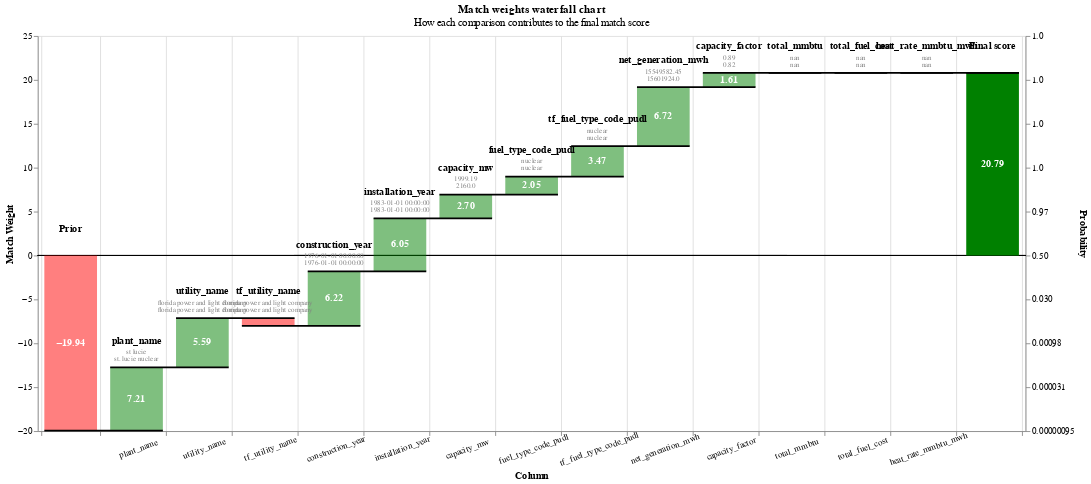

The notebook cell this image was saved under:
### Code cell
rec_true = sorted_preds_df[(sorted_preds_df.record_id_r == incorrect_matches.iloc[i].record_id_r) & (sorted_preds_df.record_id_l == incorrect_matches.iloc[i].record_id_l_true)]
rec_true = rec_true.to_dict(orient="records")
linker.waterfall_chart(rec_true, filter_nulls=False)

### Figure 1 — Vega-Lite specification as saved in the notebook (floating-point values rounded to 4 significant figures)
{"config": {"view": {"continuousWidth": 400, "continuousHeight": 300}}, "layer": [{"layer": [{"mark": "rule", "encoding": {"color": {"value": "black"}, "size": {"value": 0.5}, "y": {"field": "zero", "type": "quantitative"}}}, {"mark": {"type": "bar", "width": 60}, "encoding": {"color": {"condition": {"test": "(datum.log2_bayes_factor < 0)", "value": "red"}, "value": "green"}, "opacity": {"condition": {"test": "datum.column_name == 'Prior match weight' || datum.column_name == 'Final score'", "value": 1}, "value": 0.5}, "tooltip": [{"field": "column_name", "title": "Comparison column", "type": "nominal"}, {"field": "value_l", "title": "Value (L)", "type": "nominal"}, {"field": "value_r", "title": "Value (R)", "type": "nominal"}, {"field": "label_for_charts", "title": "Label", "type": "ordinal"}, {"field": "sql_condition", "title": "SQL condition", "type": "nominal"}, {"field": "comparison_vector_value", "title": "Comparison vector value", "type": "nominal"}, {"field": "bayes_factor", "format": ",.4f", "title": "Bayes factor = m/u", "type": "quantitative"}, {"field": "log2_bayes_factor", "format": ",.4f", "title": "Match weight = log2(m/u)", "type": "quantitative"}, {"field": "prob", "format": ".4f", "title": "Cumulative match probability", "type": "quantitative"}, {"field": "bayes_factor_description", "title": "Match weight description", "type": "nominal"}], "x": {"axis": {"grid": true, "labelAlign": "center", "labelAngle": -20, "labelExpr": "datum.value == 'Prior' || datum.value == 'Final score' ? '' : datum.value", "labelPadding": 10, "tickBand": "extent", "title": "Column"}, "field": "column_name", "sort": {"field": "bar_sort_order", "order": "ascending"}, "type": "nominal"}, "y": {"axis": {"grid": false, "orient": "left", "title": "Match Weight"}, "field": "previous_sum", "type": "quantitative"}, "y2": {"field": "sum"}}}, {"mark": {"type": "text", "fontWeight": "bold"}, "encoding": {"color": {"value": "white"}, "text": {"condition": {"test": "abs(datum.log2_bayes_factor) > 1", "field": "log2_bayes_factor", "format": ".2f", "type": "nominal"}, "value": ""}, "x": {"axis": {"labelAngle": -20, "title": "Column"}, "field": "column_name", "sort": {"field": "bar_sort_order", "order": "ascending"}, "type": "nominal"}, "y": {"axis": {"orient": "left"}, "field": "center", "type": "quantitative"}}}, {"mark": {"type": "text", "baseline": "bottom", "dy": -25, "fontWeight": "bold"}, "encoding": {"color": {"value": "black"}, "text": {"field": "column_name", "type": "nominal"}, "x": {"axis": {"labelAngle": -20, "title": "Column"}, "field": "column_name", "sort": {"field": "bar_sort_order", "order": "ascending"}, "type": "nominal"}, "y": {"field": "sum_top", "type": "quantitative"}}}, {"mark": {"type": "text", "baseline": "bottom", "dy": -13, "fontSize": 8}, "encoding": {"color": {"value": "grey"}, "text": {"field": "value_l", "type": "nominal"}, "x": {"axis": {"labelAngle": -20, "title": "Column"}, "field": "column_name", "sort": {"field": "bar_sort_order", "order": "ascending"}, "type": "nominal"}, "y": {"field": "sum_top", "type": "quantitative"}}}, {"mark": {"type": "text", "baseline": "bottom", "dy": -5, "fontSize": 8}, "encoding": {"color": {"value": "grey"}, "text": {"field": "value_r", "type": "nominal"}, "x": {"axis": {"labelAngle": -20, "title": "Column"}, "field": "column_name", "sort": {"field": "bar_sort_order", "order": "ascending"}, "type": "nominal"}, "y": {"field": "sum_top", "type": "quantitative"}}}]}, {"mark": {"type": "rule", "color": "black", "strokeWidth": 2, "x2Offset": 30, "xOffset": -30}, "encoding": {"x": {"axis": {"labelAngle": -20, "title": "Column"}, "field": "column_name", "sort": {"field": "bar_sort_order", "order": "ascending"}, "type": "nominal"}, "x2": {"field": "lead"}, "y": {"axis": {"labelExpr": "format(1 / (1 + pow(2, -1*datum.value)), '.2r')", "orient": "right", "title": "Probability"}, "field": "sum", "scale": {"zero": false}, "type": "quantitative"}}}], "data": {"name": "data-4a716172380d22417138e8e63188036a"}, "height": 450, "params": [{"name": "record_number", "bind": {"input": "range", "max": 0, "min": 0, "step": 1}, "value": 0}], "resolve": {"axis": {"y": "independent"}}, "title": {"text": "Match weights waterfall chart", "subtitle": "How each comparison contributes to the final match score"}, "transform": [{"filter": "(datum.record_number == record_number)"}, {"window": [{"op": "sum", "field": "log2_bayes_factor", "as": "sum"}, {"op": "lead", "field": "column_name", "as": "lead"}], "frame": [null, 0]}, {"calculate": "datum.column_name === \"Final score\" ? datum.sum - datum.log2_bayes_factor : datum.sum", "as": "sum"}, {"calculate": "datum.lead === null ? datum.column_name : datum.lead", "as": "lead"}, {"calculate": "datum.column_name === \"Final score\" || datum.column_name === \"Prior match weight\" ? 0 : datum.sum - datum.log2_bayes_factor", "as": "previous_sum"}, {"calculate": "datum.sum > datum.previous_sum ? datum.column_name : \"\"", "as": "top_label"}, {"calculate": "datum.sum < datum.previous_sum ? datum.column_name : \"\"", "as": "bottom_label"}, {"calculate": "datum.sum > datum.previous_sum ? datum.sum : datum.previous_sum", "as": "sum_top"}, {"calculate": "datum.sum < datum.previous_sum ? datum.sum : datum.previous_sum", "as": "sum_bottom"}, {"calculate": "(datum.sum + datum.previous_sum) / 2", "as": "center"}, {"calculate": "(datum.log2_bayes_factor > 0 ? \"+\" : \"\") + datum.log2_bayes_factor", "as": "text_log2_bayes_factor"}, {"calculate": "datum.sum < datum.previous_sum ? 4 : -4", "as": "dy"}, {"calculate": "datum.sum < datum.previous_sum ? \"top\" : \"bottom\"", "as": "baseline"}, {"calculate": "1. / (1 + pow(2, -1.*datum.sum))", "as": "prob"}, {"calculate": "0*datum.sum", "as": "zero"}], "width": {"step": 75}, "$schema": "https://vega.github.io/schema/vega-lite/v5.9.3.json", "datasets": {"data-4a716172380d22417138e8e63188036a": [{"column_name": "Prior", "label_for_charts": "Starting match weight (prior)", "sql_condition": null, "log2_bayes_factor": -19.94, "bayes_factor": 9.93e-07, "comparison_vector_value": null, "m_probability": null, "u_probability": null, "bayes_factor_description": null, "value_l": "", "value_r": "", "term_frequency_adjustment": null, "bar_sort_order": 0, "record_number": 0}, {"column_name": "plant_name", "label_for_charts": "Jaro_winkler_similarity >= 0.8", "sql_condition": "jaro_winkler_similarity(\"plant_name_l\", \"plant_name_r\") >= 0.8", "log2_bayes_factor": 7.212, "bayes_factor": 148.3, "comparison_vector_value": 2, "m_probability": 0.1767, "u_probability": 0.001192, "bayes_factor_description": "If comparison level is `jaro_winkler_similarity >= 0.8` then comparison is 148.27 times more likely to be a match", "value_l": "st lucie", "value_r": "st. lucie nuclear", "term_frequency_adjustment": false, "bar_sort_order": 1, "record_number": 0}, {"column_name": "utility_name", "label_for_charts": "Exact match utility_name", "sql_condition": "\"utility_name_l\" = \"utility_name_r\"", "log2_bayes_factor": 5.59, "bayes_factor": 48.18, "comparison_vector_value": 4, "m_probability": 0.5645, "u_probability": 0.01172, "bayes_factor_description": "If comparison level is `exact match utility_name` then comparison is 48.18 times more likely to be a match", "value_l": "florida power and light company", "value_r": "florida power and light company", "term_frequency_adjustment": false, "bar_sort_order": 2, "record_number": 0}, {"column_name": "tf_utility_name", "label_for_charts": "Term freq adjustment on utility_name with weight {cl.tf_adjustment_weight}", "sql_condition": "\"utility_name_l\" = \"utility_name_r\"", "log2_bayes_factor": -0.8895, "bayes_factor": 0.5398, "comparison_vector_value": 4, "m_probability": null, "u_probability": null, "bayes_factor_description": "Term frequency adjustment on utility_name makes comparison  1.85 times less likely to be a match", "value_l": "florida power and light company", "value_r": "florida power and light company", "term_frequency_adjustment": true, "bar_sort_order": 3, "record_number": 0}, {"column_name": "construction_year", "label_for_charts": "Exact match", "sql_condition": "\"construction_year_l\" = \"construction_year_r\"", "log2_bayes_factor": 6.223, "bayes_factor": 74.7, "comparison_vector_value": 3, "m_probability": 0.8174, "u_probability": 0.01094, "bayes_factor_description": "If comparison level is `exact match` then comparison is 74.70 times more likely to be a match", "value_l": "1976-01-01 00:00:00", "value_r": "1976-01-01 00:00:00", "term_frequency_adjustment": false, "bar_sort_order": 4, "record_number": 0}, {"column_name": "installation_year", "label_for_charts": "Exact match", "sql_condition": "\"installation_year_l\" = \"installation_year_r\"", "log2_bayes_factor": 6.047, "bayes_factor": 66.11, "comparison_vector_value": 3, "m_probability": 0.8916, "u_probability": 0.01349, "bayes_factor_description": "If comparison level is `exact match` then comparison is 66.11 times more likely to be a match", "value_l": "1983-01-01 00:00:00", "value_r": "1983-01-01 00:00:00", "term_frequency_adjustment": false, "bar_sort_order": 5, "record_number": 0}, {"column_name": "capacity_mw", "label_for_charts": "< 10.00% diff", "sql_condition": "(abs(\"capacity_mw_l\" - \"capacity_mw_r\")/\n            (case\n                when \"capacity_mw_r\" > \"capacity_mw_l\"\n                then \"capacity_mw_r\"\n                else \"capacity_mw_l\"\n            end))\n            < 0.1", "log2_bayes_factor": 2.698, "bayes_factor": 6.489, "comparison_vector_value": 2, "m_probability": 0.08735, "u_probability": 0.01346, "bayes_factor_description": "If comparison level is `< 10.00% diff` then comparison is 6.49 times more likely to be a match", "value_l": "1999.19", "value_r": "2160.0", "term_frequency_adjustment": false, "bar_sort_order": 6, "record_number": 0}, {"column_name": "fuel_type_code_pudl", "label_for_charts": "Exact match", "sql_condition": "\"fuel_type_code_pudl_l\" = \"fuel_type_code_pudl_r\"", "log2_bayes_factor": 2.047, "bayes_factor": 4.131, "comparison_vector_value": 1, "m_probability": 0.9439, "u_probability": 0.2285, "bayes_factor_description": "If comparison level is `exact match` then comparison is 4.13 times more likely to be a match", "value_l": "nuclear", "value_r": "nuclear", "term_frequency_adjustment": false, "bar_sort_order": 7, "record_number": 0}, {"column_name": "tf_fuel_type_code_pudl", "label_for_charts": "Term freq adjustment on fuel_type_code_pudl with weight {cl.tf_adjustment_weight}", "sql_condition": "\"fuel_type_code_pudl_l\" = \"fuel_type_code_pudl_r\"", "log2_bayes_factor": 3.47, "bayes_factor": 11.08, "comparison_vector_value": 1, "m_probability": null, "u_probability": null, "bayes_factor_description": "Term frequency adjustment on fuel_type_code_pudl makes comparison 11.08 times more likely to be a match", "value_l": "nuclear", "value_r": "nuclear", "term_frequency_adjustment": true, "bar_sort_order": 8, "record_number": 0}, {"column_name": "net_generation_mwh", "label_for_charts": "< 1.00% diff", "sql_condition": "(abs(\"net_generation_mwh_l\" - \"net_generation_mwh_r\")/\n            (case\n                when \"net_generation_mwh_r\" > \"net_generation_mwh_l\"\n                then \"net_generation_mwh_r\"\n                else \"net_generation_mwh_l\"\n            end))\n            < 0.01", "log2_bayes_factor": 6.724, "bayes_factor": 105.7, "comparison_vector_value": 3, "m_probability": 0.1579, "u_probability": 0.001494, "bayes_factor_description": "If comparison level is `< 1.00% diff` then comparison is 105.69 times more likely to be a match", "value_l": "15549582.45", "value_r": "15601924.0", "term_frequency_adjustment": false, "bar_sort_order": 9, "record_number": 0}, {"column_name": "capacity_factor", "label_for_charts": "< 10.00% diff", "sql_condition": "(abs(\"capacity_factor_l\" - \"capacity_factor_r\")/\n            (case\n                when \"capacity_factor_r\" > \"capacity_factor_l\"\n                then \"capacity_factor_r\"\n                else \"capacity_factor_l\"\n            end))\n            < 0.1", "log2_bayes_factor": 1.607, "bayes_factor": 3.045, "comparison_vector_value": 1, "m_probability": 0.1122, "u_probability": 0.03685, "bayes_factor_description": "If comparison level is `< 10.00% diff` then comparison is 3.05 times more likely to be a match", "value_l": "0.89", "value_r": "0.82", "term_frequency_adjustment": false, "bar_sort_order": 10, "record_number": 0}, {"column_name": "total_mmbtu", "label_for_charts": "Null", "sql_condition": "\"total_mmbtu_l\" IS NULL OR \"total_mmbtu_r\" IS NULL", "log2_bayes_factor": 0.0, "bayes_factor": 1.0, "comparison_vector_value": -1, "m_probability": null, "u_probability": null, "bayes_factor_description": "If comparison level is `null` then comparison is 1.00 times more likely to be a match", "value_l": "nan", "value_r": "nan", "term_frequency_adjustment": false, "bar_sort_order": 11, "record_number": 0}, {"column_name": "total_fuel_cost", "label_for_charts": "Null", "sql_condition": "\"total_fuel_cost_l\" IS NULL OR \"total_fuel_cost_r\" IS NULL", "log2_bayes_factor": 0.0, "bayes_factor": 1.0, "comparison_vector_value": -1, "m_probability": null, "u_probability": null, "bayes_factor_description": "If comparison level is `null` then comparison is 1.00 times more likely to be a match", "value_l": "nan", "value_r": "nan", "term_frequency_adjustment": false, "bar_sort_order": 12, "record_number": 0}, {"column_name": "heat_rate_mmbtu_mwh", "label_for_charts": "Null", "sql_condition": "\"heat_rate_mmbtu_mwh_l\" IS NULL OR \"heat_rate_mmbtu_mwh_r\" IS NULL", "log2_bayes_factor": 0.0, "bayes_factor": 1.0, "comparison_vector_value": -1, "m_probability": null, "u_probability": null, "bayes_factor_description": "If comparison level is `null` then comparison is 1.00 times more likely to be a match", "value_l": "nan", "value_r": "nan", "term_frequency_adjustment": false, "bar_sort_order": 13, "record_number": 0}, {"column_name": "Final score", "label_for_charts": "Final score", "sql_condition": null, "log2_bayes_factor": 20.79, "bayes_factor": 1808000.0, "comparison_vector_value": null, "m_probability": null, "u_probability": null, "bayes_factor_description": null, "value_l": "", "value_r": "", "term_frequency_adjustment": null, "bar_sort_order": 14, "record_number": 0}]}}
